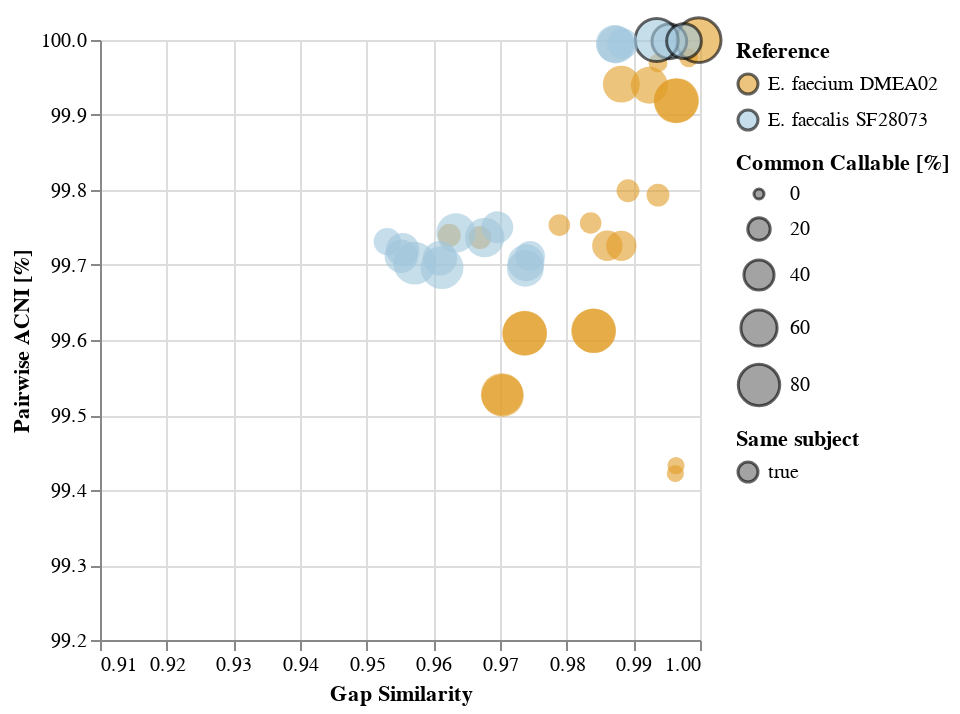

Here is the notebook cell this chart was saved with:
### Code cell
interested_compare_df = compare_complete_df_pass_qc.loc[(slice(None), slice(None), slice(None), slice(None), selected_refs), :].copy()
interested_compare_df['involves_c01930'] = interested_compare_df.index.map(lambda ix: ix[0] == "C01930" or ix[1] == "C01930")
interested_compare_df = interested_compare_df[interested_compare_df['involves_c01930']]

selected_refs_nice = list(map(nice_ref_name, selected_refs))
interested_color_scale =alt.Scale(domain=selected_refs_nice, range=[strain_color_map[s] for s in selected_refs_nice])

c = alt.Chart(interested_compare_df.reset_index()).mark_circle(opacity=0.6, stroke="black").encode(
    alt.X('gapJaccardSim', scale=alt.Scale(zero=False, domain=[0.91, 1.0]), title="Gap Similarity"),
    alt.Y('singleAgreePct', scale=alt.Scale(zero=False, domain=[99.2, 100]), title="Pairwise ACNI [%]"),
    size=alt.Size('commonPct', type="quantitative", title="Common Callable [%]",
                  scale=alt.Scale(range=(25, 500))),
    color=alt.Color('nice_name:N', scale=interested_color_scale, title="Reference"),
    strokeWidth=alt.StrokeWidth('same_subject:O', title="Same subject", scale=alt.Scale(domain=[False, True], range=[0, 1.5])),
    tooltip=['subject1', 'subject2', 'tp1', 'tp2', 'ref', 'commonPct', 'singleAgreePct', 'gapJaccardSim', 'sharedAllelesPct']
)
c.properties(width=300, height=300)
